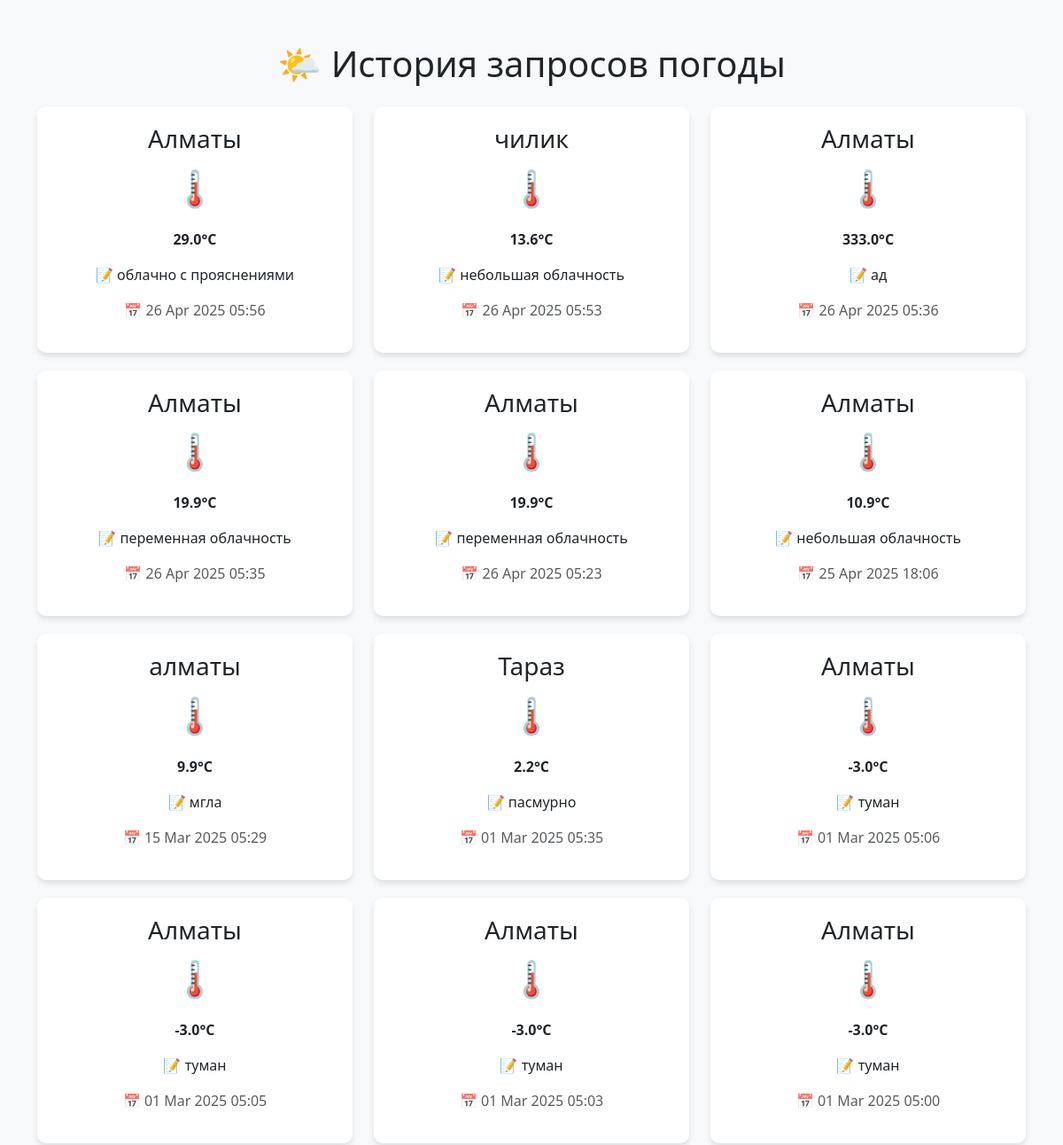
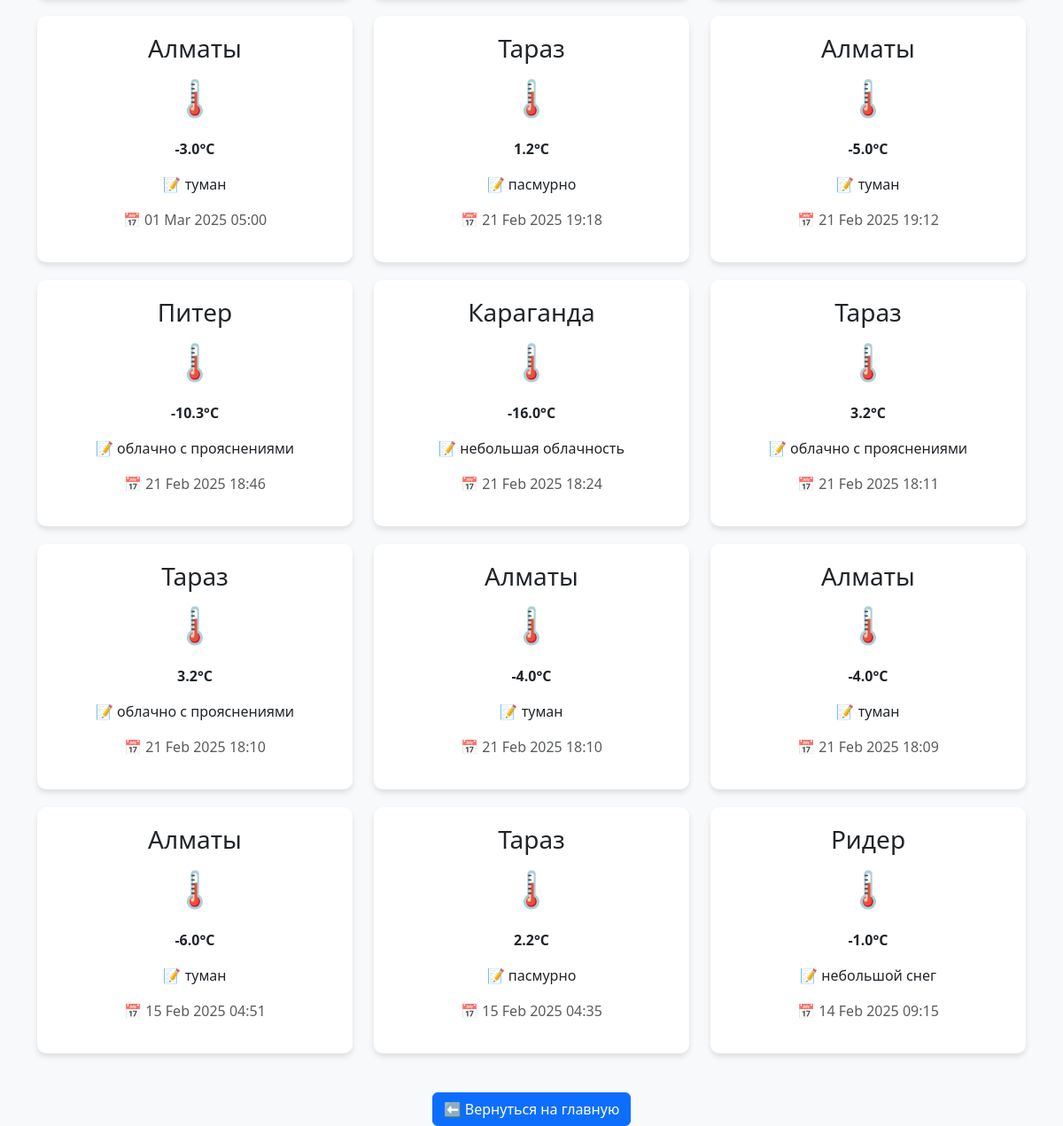
The page /weather/history/ on the database its author committed (2 pictures, top to bottom).
### weather/models.py (models this page shows, shortened)
class WeatherQuery(models.Model):
    city = models.CharField(max_length=100)
    temperature = models.FloatField()
    description = models.CharField(max_length=255)
    date_checked = models.DateTimeField(auto_now_add=True)
    photo = models.ImageField(upload_to='weather_photos/', blank=True, null=True)

### weather/views.py (the view)
# urls.py: path('history/', weather_views.weather_history, name='history'),
def weather_history(request):
    history = WeatherQuery.objects.order_by('-date_checked')
    return render(request, "weather/history.html", {"history": history})

### weather/templates/weather/history.html (shortened to what this page needs)
<!DOCTYPE html>
<html lang="ru">
<head>
    <link rel="stylesheet" href="https://cdn.jsdelivr.net/npm/bootstrap@5.3.0/dist/css/bootstrap.min.css">
</head>
<body>
    <div class="container mt-5">
        <h1 class="text-center mb-4">🌤 История запросов погоды</h1>
        <div class="row">
            {% for weather in history %}
                <div class="col-md-4">
                    <div class="weather-card text-center">
                        <h3>{{ weather.city }}</h3>
                        <p class="weather-icon">🌡️</p>
                        <p><strong>{{ weather.temperature|floatformat:1 }}°C</strong></p>
                        <p>📝 {{ weather.description }}</p>
                        <p class="text-muted">📅 {{ weather.date_checked|date:"d M Y H:i" }}</p>
                    </div>
                </div>
            {% empty %}
                <div class="col-12">
                    <p class="text-center">Нет записей о погоде.</p>
                </div>
            {% endfor %}
        </div>
        <div class="text-center mt-4">
            <a href="/" class="btn btn-primary">⬅️ Вернуться на главную</a>
        </div>
    </div>
</body>
</html>

### weather/templates/weather/history.html (style rules this page uses)
body { background-color: #f8f9fa; }
.weather-card { border-radius: 10px; box-shadow: 0 4px 6px rgba(0,0,0,0.1); padding: 20px; margin-bottom: 20px; background-color: #ffffff; }
.weather-icon { font-size: 40px; }

### rows shown on the page
WeatherQuery: city "Алматы", temperature "29.0", description "облачно с прояснениями", date_checked "26 Apr 2025 05:56"
WeatherQuery: city "чилик", temperature "13.6", description "небольшая облачность", date_checked "26 Apr 2025 05:53"
WeatherQuery: city "Алматы", temperature "333.0", description "ад", date_checked "26 Apr 2025 05:36"
WeatherQuery: city "Алматы", temperature "19.9", description "переменная облачность", date_checked "26 Apr 2025 05:35"
WeatherQuery: city "Алматы", temperature "19.9", description "переменная облачность", date_checked "26 Apr 2025 05:23"
WeatherQuery: city "Алматы", temperature "10.9", description "небольшая облачность", date_checked "25 Apr 2025 18:06"
WeatherQuery: city "алматы", temperature "9.9", description "мгла", date_checked "15 Mar 2025 05:29"
WeatherQuery: city "Тараз", temperature "2.2", description "пасмурно", date_checked "01 Mar 2025 05:35"
WeatherQuery: city "Алматы", temperature "-3.0", description "туман", date_checked "01 Mar 2025 05:06"
WeatherQuery: city "Алматы", temperature "-3.0", description "туман", date_checked "01 Mar 2025 05:05"
WeatherQuery: city "Алматы", temperature "-3.0", description "туман", date_checked "01 Mar 2025 05:03"
WeatherQuery: city "Алматы", temperature "-3.0", description "туман", date_checked "01 Mar 2025 05:00"
WeatherQuery: city "Алматы", temperature "-3.0", description "туман", date_checked "01 Mar 2025 05:00"
WeatherQuery: city "Тараз", temperature "1.2", description "пасмурно", date_checked "21 Feb 2025 19:18"
WeatherQuery: city "Алматы", temperature "-5.0", description "туман", date_checked "21 Feb 2025 19:12"
WeatherQuery: city "Питер", temperature "-10.3", description "облачно с прояснениями", date_checked "21 Feb 2025 18:46"
WeatherQuery: city "Караганда", temperature "-16.0", description "небольшая облачность", date_checked "21 Feb 2025 18:24"
WeatherQuery: city "Тараз", temperature "3.2", description "облачно с прояснениями", date_checked "21 Feb 2025 18:11"
WeatherQuery: city "Тараз", temperature "3.2", description "облачно с прояснениями", date_checked "21 Feb 2025 18:10"
WeatherQuery: city "Алматы", temperature "-4.0", description "туман", date_checked "21 Feb 2025 18:10"
WeatherQuery: city "Алматы", temperature "-4.0", description "туман", date_checked "21 Feb 2025 18:09"
WeatherQuery: city "Алматы", temperature "-6.0", description "туман", date_checked "15 Feb 2025 04:51"
WeatherQuery: city "Тараз", temperature "2.2", description "пасмурно", date_checked "15 Feb 2025 04:35"
WeatherQuery: city "Ридер", temperature "-1.0", description "небольшой снег", date_checked "14 Feb 2025 09:15"
